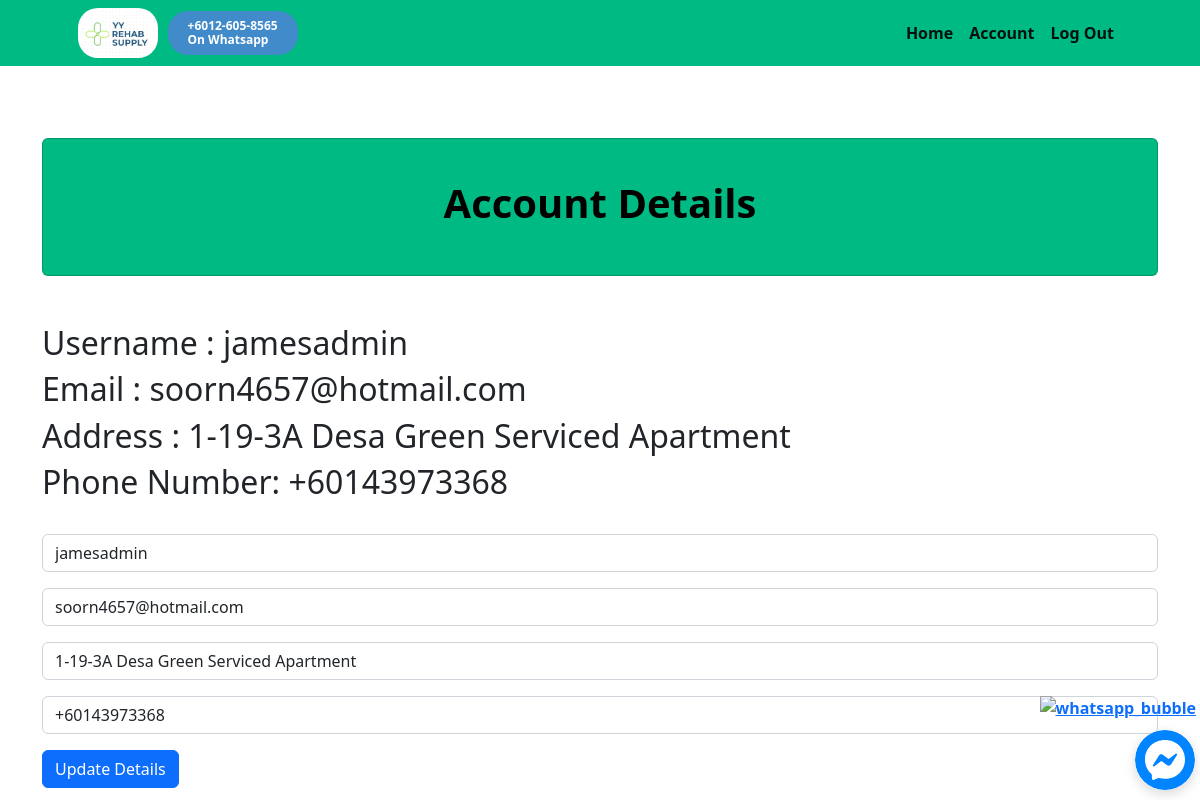
Before: /account (signed in) with the older database file.
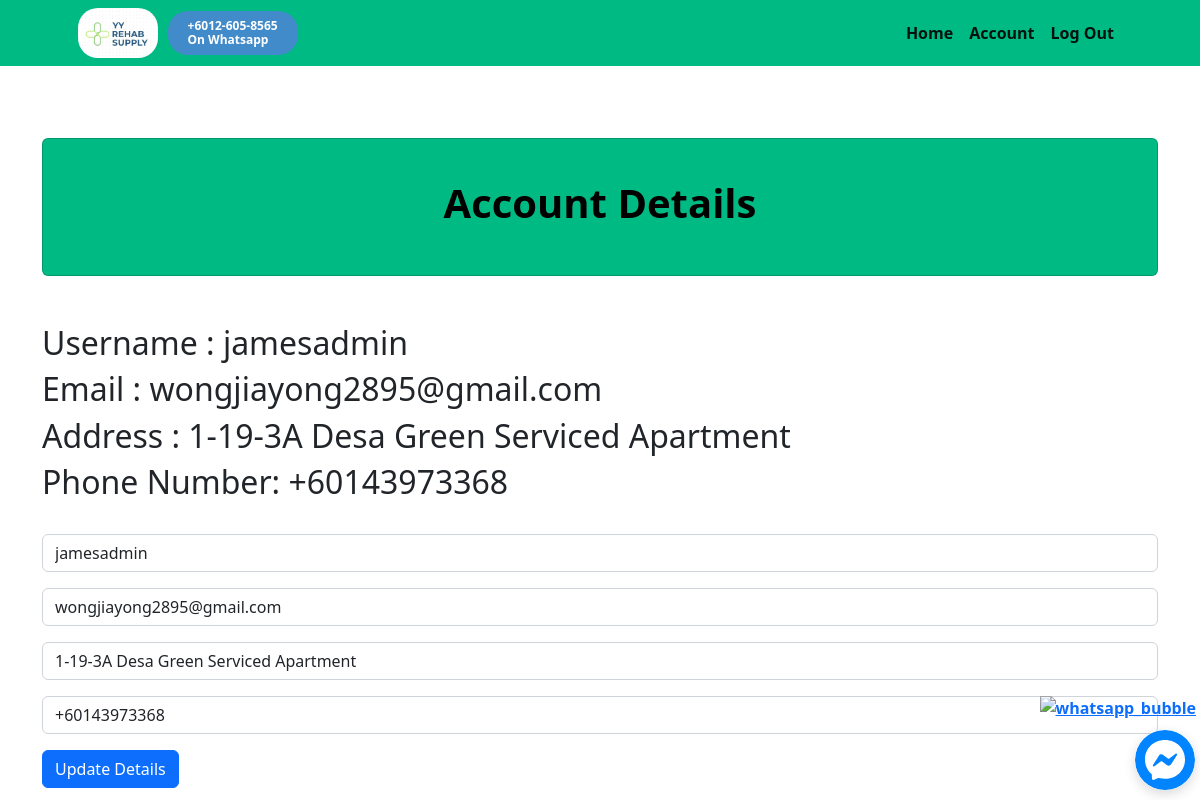
After: the same page with the newer database file.
### djangorental/models.py (models this page shows)
class User(AbstractUser):
    pass

### djangorental/views.py (the view)
# urls.py: path("account", views.account, name="account"),
@login_required
def account(request):
    profile = UserProfile.objects.get(user=request.user)
    currentuserusername = request.user.username
    currentuseremail = request.user.email
    currentuseraddress = profile.address
    currentusernumber = profile.number
    if request.method == "POST":
        username = request.POST["username"]
        email = request.POST["email"]
        address = request.POST["address"]
        number = request.POST["number"]
        try:
            profile = UserProfile.objects.get(user=request.user)
            user = request.user
            profile.address = address
            profile.number = number
            profile.save()
            user.username = username
            user.email = email
            user.save()
        except UserProfile.DoesNotExist:
            return render(request, "djangorental/account.html", {
                "message": "User profile does not exist."
            })
        except IntegrityError:
            return render(request, "djangorental/account.html", {
                "message": "Username already taken."
            })
    else:
        try:
            profile = UserProfile.objects.get(user=request.user)
            currentuseraddress = profile.address
            currentusernumber = profile.number
        except UserProfile.DoesNotExist:
            pass
    return render(request, "djangorental/account.html", {
        "username" : currentuserusername,
        "email" : currentuseremail,
        "currentuseraddress" : currentuseraddress,
        "currentusernumber": currentusernumber,
    })

### djangorental/templates/djangorental/account.html (shortened to what this page needs)
{% extends "djangorental/layout.html" %}
{% block body %}
    <br>
    <div class="container">
    <div class="card text-white bg-nav-top my-5 py-4 text-center">
        <div class="card-body"><h1 class="fw-bold text-black">Account Details</h1></div>
    </div>
    <div class = "content-section">
        <h2>
            Username : {{ user.username }}
        </h2>
        <h2>
            Email : {{ user.email }}
        </h2>
        {% if currentuseraddress == "update your address here" %}
            <h2> Address : *There is no address yet. Please Update* </h2>
        {% else %}
            <h2>
                Address : {{ currentuseraddress }}
            </h2>
        {% endif %}
        {% if currentusernumber == "update your contact here" %}
            <h2> Contact : *There is no contact yet. Please Update* </h2>
        {% else %}
            <h2>
                Phone Number: {{ currentusernumber }}
            </h2>
        {% endif %}
    </div>
    <form action="{% url 'account' %}" method="post">
        <div class="form-group">
            <input class="form-control" autofocus type="text" name="username" value="{{ user.username }}">
        </div>
        <div class="form-group">
            <input class="form-control" type="email" name="email" value="{{ user.email }}">
        </div>
        <div class="form-group">
            <input class="form-control" type="text" name="address" value="{{ currentuseraddress }}">
        </div>
        <div class="form-group">
            <input class="form-control" type="text" name="number" value="{{ currentusernumber }}">
        </div>
        <input class="btn btn-primary" type="submit" value="Update Details">
    </form>
</div>
{% endblock %}

Changed rows visible on the page:
changed User "jamesadmin": email "soorn4657@hotmail.com" → "wongjiayong2895@gmail.com"
